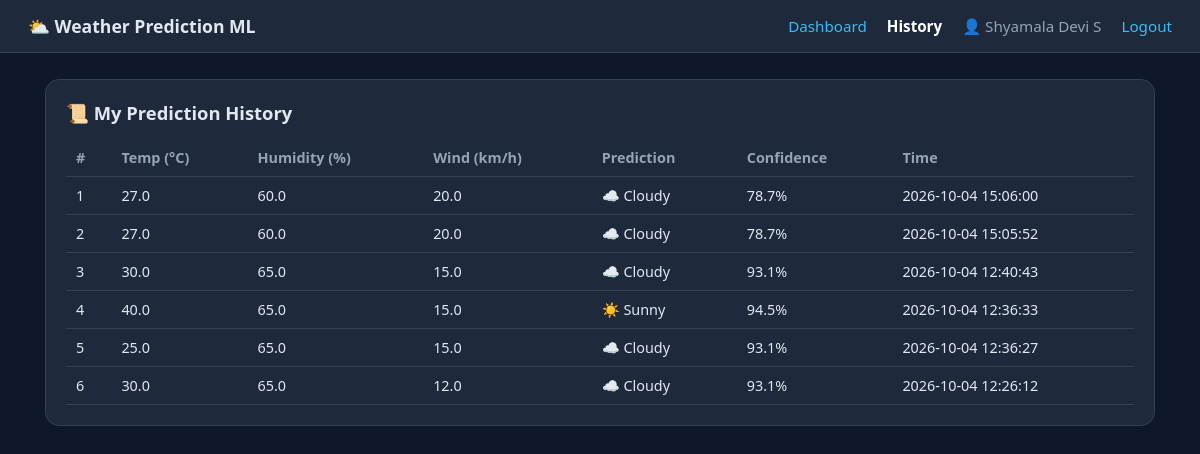
Screenshot of /history (signed in) with the database file from the repository.
### tables this page shows
CREATE TABLE predictions(
        id INTEGER PRIMARY KEY AUTOINCREMENT,
        user_id INTEGER NOT NULL,
        temperature REAL, humidity REAL, windspeed REAL,
        result TEXT, confidence REAL,
        created TIMESTAMP DEFAULT CURRENT_TIMESTAMP);

### app.py (the view)
@app.route("/history")
@login_required
def history():
    rows = get_db().execute(
        "SELECT * FROM predictions WHERE user_id=? ORDER BY id DESC",
        (session["user_id"],)).fetchall()
    return render_template("history.html", rows=rows, icons=ICONS)

### app.py (called while the page is built)
def get_db():
    if "db" not in g:
        g.db = sqlite3.connect(DB)
        g.db.row_factory = sqlite3.Row
    return g.db

def login_required(f):
    @wraps(f)
    def wrapper(*a, **kw):
        if "user_id" not in session:
            return redirect(url_for("login"))
        return f(*a, **kw)
    return wrapper

### templates/history.html
{% extends "base.html" %}{% block title %}History{% endblock %}
{% block content %}
<div class="card"><h2>📜 My Prediction History</h2>
{% if rows %}<table><tr><th>#</th><th>Temp (°C)</th><th>Humidity (%)</th><th>Wind (km/h)</th><th>Prediction</th><th>Confidence</th><th>Time</th></tr>
{% for r in rows %}<tr><td>{{ loop.index }}</td><td>{{ r.temperature }}</td><td>{{ r.humidity }}</td><td>{{ r.windspeed }}</td>
<td>{{ icons.get(r.result,'') }} {{ r.result }}</td><td>{{ r.confidence }}%</td><td>{{ r.created }}</td></tr>{% endfor %}</table>
{% else %}<p style="color:var(--muted)">No predictions yet. Go to the dashboard and try one!</p>{% endif %}
</div>{% endblock %}

### static/style.css (style rules this page uses)
:root { --bg:#0f172a;--card:#1e293b;--line:#334155;--text:#e2e8f0;--muted:#94a3b8;--accent:#38bdf8;--accent2:#6366f1;--ok:#22c55e;--err:#ef4444 }
* { box-sizing:border-box;margin:0;padding:0 }
body { font-family:'Segoe UI',system-ui,sans-serif;background:var(--bg);color:var(--text);min-height:100vh }
h2 { margin:0 0 14px;font-size:1.15rem }
.card { background:var(--card);border:1px solid var(--line);border-radius:14px;padding:20px }
table { width:100%;border-collapse:collapse;font-size:.9rem }
th,td { padding:9px 10px;text-align:left;border-bottom:1px solid var(--line) }
th { color:var(--muted);font-weight:600 }

### rows the page displays
predictions: temperature "27.0", humidity "60.0", windspeed "20.0", get "☁️", result "Cloudy", confidence "78.7", created "2026-10-04 15:06:00"
predictions: temperature "27.0", humidity "60.0", windspeed "20.0", get "☁️", result "Cloudy", confidence "78.7", created "2026-10-04 15:05:52"
predictions: temperature "30.0", humidity "65.0", windspeed "15.0", get "☁️", result "Cloudy", confidence "93.1", created "2026-10-04 12:40:43"
predictions: temperature "40.0", humidity "65.0", windspeed "15.0", get "☀️", result "Sunny", confidence "94.5", created "2026-10-04 12:36:33"
predictions: temperature "25.0", humidity "65.0", windspeed "15.0", get "☁️", result "Cloudy", confidence "93.1", created "2026-10-04 12:36:27"
predictions: temperature "30.0", humidity "65.0", windspeed "12.0", get "☁️", result "Cloudy", confidence "93.1", created "2026-10-04 12:26:12"

### other values shown
{{ session['name'] }} "Shyamala Devi S"
